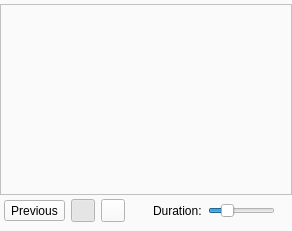
<?xml version="1.0" encoding="UTF-8"?>
<ui version="4.0">
 <class>SlideshowPanel</class>
 <widget class="QWidget" name="SlideshowPanel">
  <property name="geometry">
   <rect>
    <x>0</x>
    <y>0</y>
    <width>292</width>
    <height>231</height>
   </rect>
  </property>
  <property name="styleSheet">
   <string notr="true">background-color: #FAFAFA;</string>
  </property>
  <layout class="QVBoxLayout" name="verticalLayout">
   <property name="spacing">
    <number>0</number>
   </property>
   <property name="leftMargin">
    <number>0</number>
   </property>
   <property name="topMargin">
    <number>4</number>
   </property>
   <property name="rightMargin">
    <number>0</number>
   </property>
   <property name="bottomMargin">
    <number>0</number>
   </property>
   <item>
    <widget class="ComputerMonitoringWidget" name="monitoringWidget">
     <property name="styleSheet">
      <string notr="true">background-color: #FAFAFA;</string>
     </property>
    </widget>
   </item>
   <item>
    <widget class="QWidget" name="widget" native="true">
     <property name="styleSheet">
      <string notr="true">background-color: #FAFAFA;</string>
     </property>
     <layout class="QHBoxLayout" name="horizontalLayout">
      <property name="leftMargin">
       <number>4</number>
      </property>
      <property name="topMargin">
       <number>4</number>
      </property>
      <property name="rightMargin">
       <number>4</number>
      </property>
      <item>
       <widget class="QToolButton" name="showPreviousButton">
        <property name="toolTip">
         <string>Previous</string>
        </property>
        <property name="text">
         <string>Previous</string>
        </property>
        <property name="icon">
         <iconset resource="../../core/resources/core.qrc">
          <normaloff>:/core/go-previous.png</normaloff>:/core/go-previous.png</iconset>
        </property>
       </widget>
      </item>
      <item>
       <widget class="QToolButton" name="startStopButton">
        <property name="toolTip">
         <string>Start/pause</string>
        </property>
        <property name="icon">
         <iconset resource="../../core/resources/core.qrc">
          <normaloff>:/core/media-playback-start.png</normaloff>
          <normalon>:/core/media-playback-pause.png</normalon>:/core/media-playback-start.png</iconset>
        </property>
        <property name="checkable">
         <bool>true</bool>
        </property>
        <property name="checked">
         <bool>true</bool>
        </property>
       </widget>
      </item>
      <item>
       <widget class="QToolButton" name="showNextButton">
        <property name="toolTip">
         <string>Next</string>
        </property>
        <property name="icon">
         <iconset resource="../../core/resources/core.qrc">
          <normaloff>:/core/go-next.png</normaloff>:/core/go-next.png</iconset>
        </property>
       </widget>
      </item>
      <item>
       <spacer name="horizontalSpacer">
        <property name="orientation">
         <enum>Qt::Horizontal</enum>
        </property>
        <property name="sizeHint" stdset="0">
         <size>
          <width>40</width>
          <height>20</height>
         </size>
        </property>
       </spacer>
      </item>
      <item>
       <widget class="QLabel" name="label">
        <property name="text">
         <string>Duration:</string>
        </property>
       </widget>
      </item>
      <item>
       <widget class="QSlider" name="durationSlider">
        <property name="minimum">
         <number>1000</number>
        </property>
        <property name="maximum">
         <number>10000</number>
        </property>
        <property name="singleStep">
         <number>1000</number>
        </property>
        <property name="pageStep">
         <number>1000</number>
        </property>
        <property name="value">
         <number>3000</number>
        </property>
        <property name="orientation">
         <enum>Qt::Horizontal</enum>
        </property>
       </widget>
      </item>
      <item>
       <widget class="QLabel" name="durationLabel">
        <property name="text">
         <string/>
        </property>
       </widget>
      </item>
     </layout>
    </widget>
   </item>
  </layout>
 </widget>
 <customwidgets>
  <customwidget>
   <class>ComputerMonitoringWidget</class>
   <extends>QListView</extends>
   <header>ComputerMonitoringWidget.h</header>
   <container>1</container>
  </customwidget>
 </customwidgets>
 <resources>
  <include location="../../core/resources/core.qrc"/>
 </resources>
 <connections/>
</ui>
